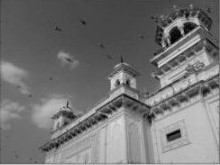
#> input picture images/input/home.jpg, 220 x 165 px
$ python plotting_histograms.py
#> lines starting #> are read from the running program, lines starting #| are printed output that depends on the picture
#!/usr/bin/env python3
# -*- coding: utf-8 -*-
"""
Created on Wed Apr 25 15:22:43 2018

@author: osboxes
"""

import cv2
import numpy as np
from matplotlib import pyplot as plt

img = cv2.imread('images/input/home.jpg',0)
#> img is the input picture: shape (165, 220); min 0, max 222, mean 115.5
plt.hist(img.ravel(),256,[0,256]); plt.show()
#> after `plt.hist(img.ravel(), 256, [0, 256])`:
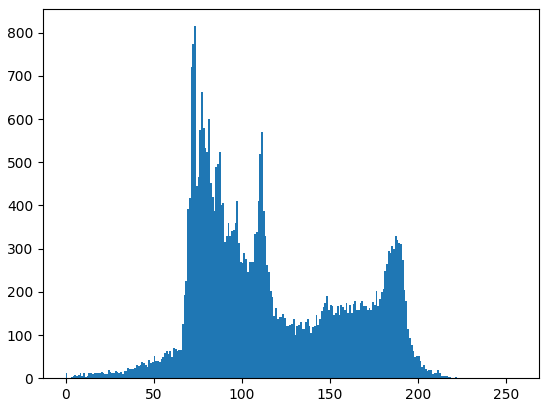
#> figure drawn by matplotlib, 1 panel; tallest bar 815 high, from x = 73 to 74

$ run again, with images/input/apple.jpg copied over images/input/home.jpg
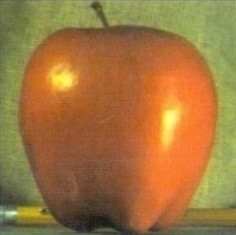
#> input picture images/input/apple.jpg, 236 x 235 px
#> `img = cv2.imread('images/input/home.jpg',0)`:
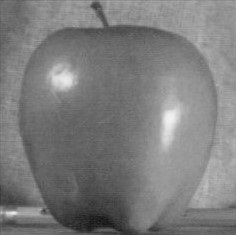
#> img: shape (235, 236); min 19, max 240, mean 124.2
#> `plt.hist(img.ravel(), 256, [0, 256])`:
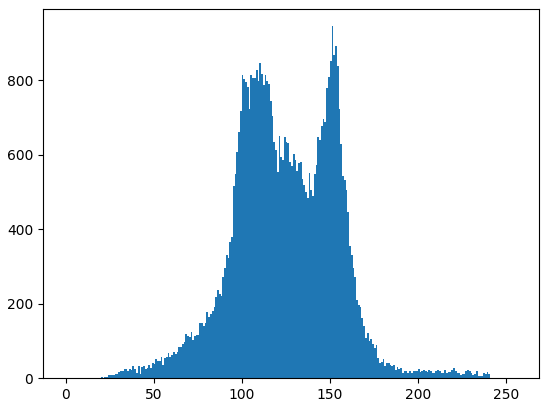
#> figure drawn by matplotlib, 1 panel; tallest bar 945 high, from x = 151 to 152

$ run again, with images/input/bilateral.jpg copied over images/input/home.jpg
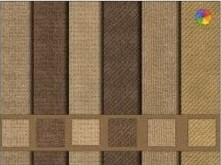
#> input picture images/input/bilateral.jpg, 221 x 165 px
#> `img = cv2.imread('images/input/home.jpg',0)`:
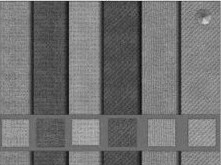
#> img: shape (165, 221); min 9, max 237, mean 113.4
#> `plt.hist(img.ravel(), 256, [0, 256])`:
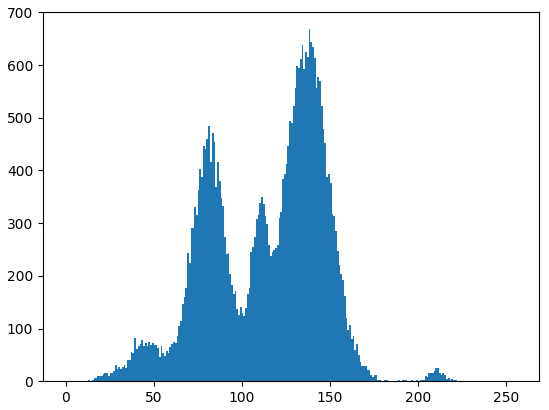
#> figure drawn by matplotlib, 1 panel; tallest bar 668 high, from x = 138 to 139
